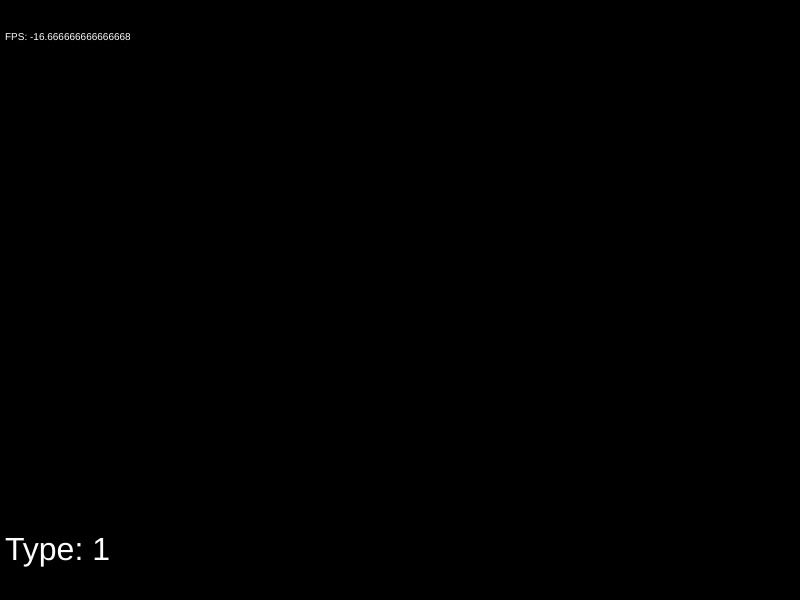
Frame 1 (no input)
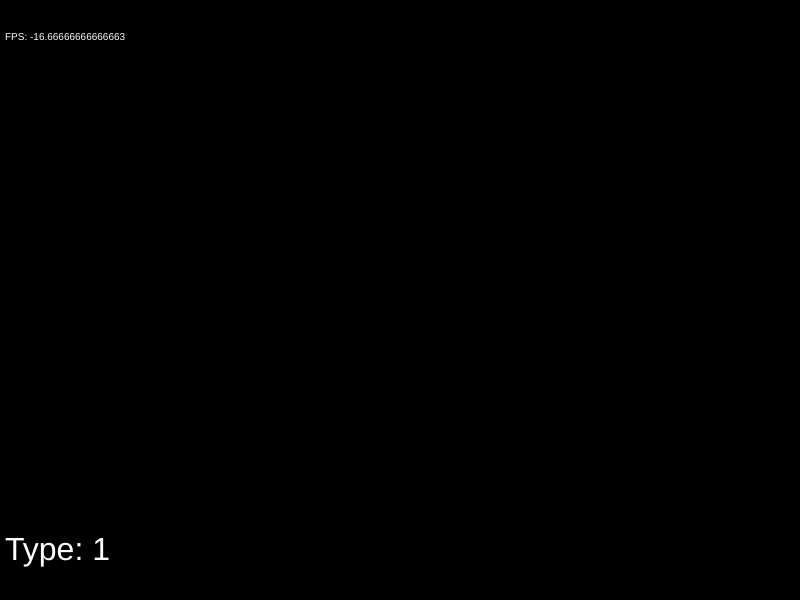
Frame 60 (no input)
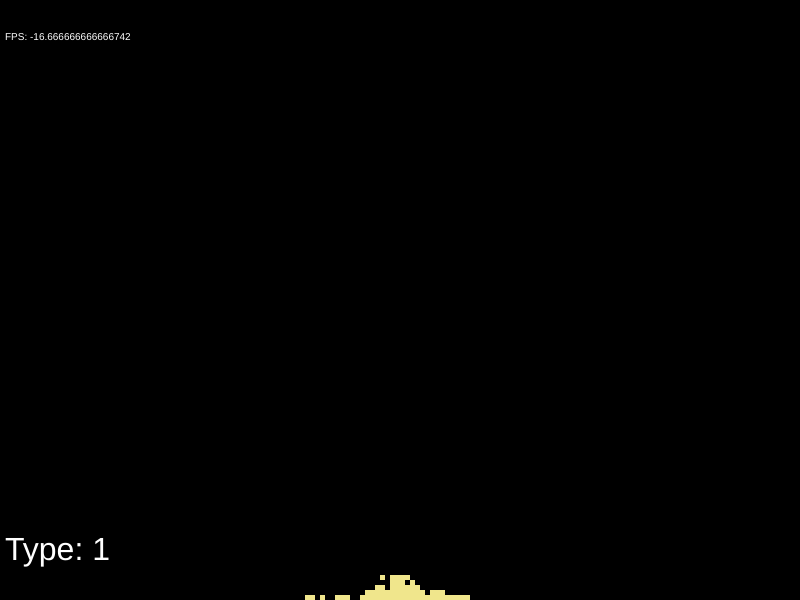
Frame 120 (the mouse pressed at the canvas centre since frame 60)

The p5.js sketch that drew these frames (run headless with seeded random() and noise() and a simulated clock; from frame 60 on, the mouse is pressed at the canvas centre):

// p5.js sketch
// ── sketch.js
var grid;
var gridTimes;
var size;
var chance;
var delay;
var defaultDelay;
var type;
var defaultKeyDelay;
var keyDelay;
var now;

function create2DArray(cols,rows,def){
  arr = new Array(cols);
  for(var i=0;i<cols;i++){
    arr[i] = new Array(rows);
    for(var j=0;j<rows;j++){
      arr[i][j] = def;
    }
  }
  return arr;
}

function setup() {
  createCanvas(800,600);
  frameRate(60);
  size = 5;
  type = 1;
  chance = 0;
  defaultDelay = 0;
  delay = defaultDelay;
  defaultKeyDelay = 3;
  keyDelay = defaultKeyDelay;
  grid = create2DArray(floor(width/size),floor(height/size),0);
  gridTimes = create2DArray(grid.length,grid[0].length,0);
  now = millis();
  for(var x=0;x<grid.length;x++){
    for(var y=0;y<grid[0].length;y++){
      if(random(0,1)*100<chance){
        grid[x][y]=7;
      }
    }
  }
}

function draw() {
  update();
  for(var x=0;x<grid.length;x++){
    for(var y=0;y<grid[0].length;y++){
      noStroke();
      if(grid[x][y]==0){
        fill(0);
        rect(x*size,y*size,size,size);
      } else if(grid[x][y]==1){
        fill(240,230,140);
        rect(x*size,y*size,size,size);
      } else if(grid[x][y]==2){
        fill(0,0,230);
        rect(x*size,y*size,size,size);
      } else if(grid[x][y]==3){
        fill(211);
        rect(x*size,y*size,size,size);
      } else if(grid[x][y]==4){
        fill(220,220,245);
        rect(x*size,y*size,size,size);
      } else if(grid[x][y]==5||grid[x][y]==6){
        fill(255+random(-20,20),127+random(-20,20),80+random(-20,20));
        rect(x*size,y*size,size,size);
      } else if(grid[x][y]==7){
        fill(152,251,152);
        rect(x*size,y*size,size,size);
      } else if(grid[x][y]==8){
        fill(108,108,152);
        rect(x*size,y*size,size,size);
      } else if(grid[x][y]==9){
        fill(124,252,0);
        rect(x*size,y*size,size,size);
      } else if(grid[x][y]==10){
        fill(139,69,19);
        rect(x*size,y*size,size,size);
      }
    }
  }
  textSize(32);
  fill(255);
  text("Type: " + type, 5, height-40);
  textSize(10);
  fill(255);
  text("FPS: " + getFPS(), 5, 40);
}

function getFPS(){
  var fr = (now-millis());
  now = millis();
  return fr;
}

function update(){
  if(mouseIsPressed){
    var mX = round(map(mouseX,0,width,0,grid.length,true));
    var mY = round(map(mouseY,0,height,0,grid[0].length,true));
    if(delay<=0){
      if(type==4){
        gridTimes[mX][mY] = 75;
      } else if(type==6){
        gridTimes[mX][mY] = 10;
      } else if(type==10){
        gridTimes[mX][mY] = 120;
      }
      grid[mX][mY] = type;
      console.log("Debug info: " + delay,round(map(mouseX,0,width,0,grid.length-1,true)),round(map(mouseY,0,height,0,grid[0].length-1,true)), grid[round(map(mouseX,0,width,0,grid.length,true))][round(map(mouseY,0,height,0,grid[0].length,true))]);
      delay=defaultDelay;
    } else {
      delay--;
    }
  }
  //Old code:
  if(keyIsDown(48)||keyIsDown(96)){
    type=0;
  } else if(keyIsDown(49)||keyIsDown(97)){
    type=1;
  } else if(keyIsDown(50)||keyIsDown(98)){
    type=2;
  } else if(keyIsDown(51)||keyIsDown(99)){
    type=3;
  } else if(keyIsDown(52)||keyIsDown(100)){
    type=4;
  } else if(keyIsDown(53)||keyIsDown(101)){
    type=5;
  } else if(keyIsDown(54)||keyIsDown(102)){
    type=6;
  } else if(keyIsDown(55)||keyIsDown(103)){
    type=7;
  }
  if(keyIsDown(37)&&type>0&&keyDelay<=0){
    type--;
    keyDelay=defaultKeyDelay;
  } else if(keyIsDown(39)&&keyDelay<=0){
    type++;
    keyDelay=defaultKeyDelay;
  } else {
    keyDelay--;
  }
  for(var x=0;x<grid.length;x++){
    for(var y=0;y<grid[0].length;y++){
      updateParticle(x,y);
    }
  }
}

function updateParticle(x,y){
  if(grid[x][y]==1){
    if(grid[x][y+1]==0||grid[x][y+1]==2||grid[x][y+1]==5){
      if(grid[x][y+1]==0){
        grid[x][y]=0;
      } else if(grid[x][y+1]==2){
        grid[x][y]=2;
      } else if(grid[x][y+1]==5){
        grid[x][y]=5;
      }
      grid[x][y+1]=1;
    } else {
      if(random(0,1)<0.5){
        if(x+1<grid.length){
          if(grid[x+1][y]==0){
            grid[x][y]=0;
            grid[x+1][y]=1;
          }
        }
      } else {
        if(x-1>-1){
          if(grid[x-1][y]==0){
            grid[x][y]=0;
            grid[x-1][y]=1;
          }
        }
      }
    }
  }
  if(grid[x][y]==2){
    if(grid[x][y+1]==0||grid[x][y+1]==5){
      if(grid[x][y+1]==0){
        grid[x][y]=0;
      } else if(grid[x][y+1]==5){
        grid[x][y]=4;
      }
      if(grid[x][y]!=4){
        grid[x][y+1]=2;
      } else if(grid[x][y]==4){
        grid[x][y+1]=1;
      }
    } else {
      if(random(0,1)<0.5){
        if(x+1<grid.length){
          if(grid[x+1][y]==0){
            grid[x][y]=0;
            grid[x+1][y]=2;
          }
        }
      } else {
        if(x-1>-1){
          if(grid[x-1][y]==0){
            grid[x][y]=0;
            grid[x-1][y]=2;
          }
        }
      }
    }
  }
  if(grid[x][y]==3){
    if(grid[x][y+1]==0||grid[x][y+1]==1||grid[x][y+1]==2||grid[x][y+1]==5){
      if(grid[x][y+1]==0){
        grid[x][y]=0;
      } else if(grid[x][y+1]==2){
        grid[x][y]=2;
      } else if(grid[x][y+1]==1){
        grid[x][y]=1;
      } else if(grid[x][y+1]==5){
        grid[x][y]=5;
      }
      if(grid[x][y]!=5){
        grid[x][y+1]=3;
      } else if(grid[x][y]==5){
        grid[x][y+1]=5;
      }
    } else {
      if(random(0,1)<0.5){
        if(x+1<grid.length){
          if(grid[x+1][y]==0){
            grid[x][y]=0;
            grid[x+1][y]=3;
          }
        }
      } else {
        if(x-1>-1){
          if(grid[x-1][y]==0){
            grid[x][y]=0;
            grid[x-1][y]=3;
          }
        }
      }
    }
  }
  if(grid[x][y]==4){
    if(grid[x][y-1]==0){
      if(grid[x][y-1]==0){
        grid[x][y]=0;
      }
      grid[x][y-1]=4;
    } else {
      if(random(0,1)<0.5){
        if(x+1<grid.length){
          if(grid[x+1][y]==0){
            grid[x+1][y]=4;
            gridTimes[x+1][y]=gridTimes[x][y];
            grid[x][y]=0;
            gridTimes[x][y]=0;
          }
        }
      } else {
        if(x-1>-1){
          if(grid[x-1][y]==0){
            grid[x][y]=0;
            grid[x-1][y]=4;
          }
        }
      }
    }
  }
  if(grid[x][y]==5){
    if(grid[x][y+1]==0||grid[x][y+1]==3||grid[x][y+1]==2){
      if(grid[x][y+1]==0){
        grid[x][y]=0;
      } else if(grid[x][y+1]==3){
        grid[x][y]==5;
      } else if(grid[x][y+1]==2){
        grid[x][y]==4;
      }
      if(grid[x][y]!=4){
        grid[x][y+1]=5;
      } else if(grid[x][y]==4){
        grid[x][y+1]=1;
      }
    } else {
      if(random(0,1)<0.5){
        if(x+1<grid.length){
          if(grid[x+1][y]==0){
            grid[x][y]=0;
            grid[x+1][y]=5;
          }
        }
      } else {
        if(x-1>-1){
          if(grid[x-1][y]==0){
            grid[x][y]=0;
            grid[x-1][y]=5;
          }
        }
      }
    }
  }
  if(grid[x][y]==6){
    var temp = gridTimes[x][y];
    var gone = false;
    if(temp<1){
      gone = true;
      grid[x][y]=0;
    }
    if(grid[x][y-1]==0||grid[x][y-1]==2){
      if(grid[x][y-1]==0){
        grid[x][y]=0;
        gridTimes[x][y-1]=temp-1;
      } else if(grid[x][y-1]==2){
        grid[x][y]==4;
        gridTimes[x][y-1]=temp-1;
      }
      if(grid[x][y]!=4&&!gone){
        grid[x][y-1]=6;
      }
    } else if(!gone){
      if(random(0,1)<0.5){
        if(x+1<grid.length){
          if(grid[x+1][y]==0){
            grid[x+1][y]=6;
            gridTimes[x+1][y]=gridTimes[x][y];
            grid[x][y]=0;
            gridTimes[x][y]=0;
            gridTimes[x+1][y]--;
          }
        }
      } else {
        if(x-1>-1){
          if(grid[x-1][y]==0){
            grid[x-1][y]=6;
            gridTimes[x-1][y]=gridTimes[x][y];
            grid[x][y]=0;
            gridTimes[x][y]=0;
            gridTimes[x-1][y]--;
          }
        }
      }
    }
  }
  if(grid[x][y]==7){
    var xPlus = x+1;
    var xMinus = x-1;
    var gone = false;
    if(xPlus>grid.length-1){
      xPlus = grid.length-1;
    }
    if(xMinus<0){
      xMinus=0;
    }
    if(grid[xMinus][y]==6){
      grid[x][y]=6;
      gone=true;
    }
    if(grid[xPlus][y]==6){
      grid[x][y]=6;
      gone=true;
    }
    if(grid[x][y-1]==6){
      grid[x][y]=6;
      gone=true;
    }
    if(grid[x][y+1]==6){
      grid[x][y]=6;
      gone=true;
    }
    if(grid[x][y-1]==0&&!gone){
      grid[x][y]=0;
      grid[x][y-1]=7;
    } else if(!gone){
      if(random(0,1)<0.5){
        if(x+1<grid.length){
          if(grid[x+1][y]==0){
            grid[x+1][y]=7;
            grid[x][y]=0;
          }
        }
      } else if(!gone){
        if(x-1>-1){
          if(grid[x-1][y]==0){
            grid[x-1][y]=7;
            grid[x][y]=0;
          }
        }
      }
    }
  }
  if(grid[x][y]==9){
    var xPlus = x+1;
    var xMinus = x-1;
    if(xPlus>grid.length-1){
      xPlus = grid.length-1;
    }
    if(xMinus<0){
      xMinus=0;
    }
    if(grid[x][y+1]!=8&&grid[x][y+1]!=9){
      grid[x][y+1]=0;
    }
    if(grid[x][y+1]!=8&&grid[x][y+1]!=9){
      grid[x][y]=0;
      grid[x][y+1]=9;
    } else {
      if(random(0,1)<0.5){
        if(x+1<grid.length){
          if(grid[x+1][y]==0){
            grid[x+1][y]=9;
            grid[x][y]=0;
          }
        }
      } else {
        if(x-1>-1){
          if(grid[x-1][y]==0){
            grid[x-1][y]=9;
            grid[x][y]=0;
          }
        }
      }
    }
  }
  if(grid[x][y]==10){
    var xPlus = x+1;
    var xMinus = x-1;
    var gone = false;
    var temp = gridTimes[x][y];
    if(xPlus>grid.length-1){
      xPlus = grid.length-1;
    }
    if(xMinus<0){
      xMinus=0;
    }
    if(grid[xMinus][y]==6||grid[xPlus][y]==6||grid[x][y-1]==6||grid[x][y+1]==6||grid[xMinus][y-1]==6||grid[xPlus][y-1]==6||grid[xMinus][y+1]==6||grid[xPlus][y+1]==6){
      if(grid[xPlus][y]==0||grid[xPlus][y]==6){
        grid[xPlus][y]=6;
      }
      if(grid[xMinus][y]==0||grid[xMinus][y]==6){
        grid[xMinus][y]=6;
      }
      if(grid[x][y-1]==0||grid[x][y-1]==6){
        grid[x][y-1]=6;
      }
      if(grid[x][y+1]==0||grid[x][y+1]==6){
        grid[x][y+1]=6;
      }
      gridTimes[x][y]=temp-1;
    }
    if(gridTimes[x][y]<=0){
      gone=true;
    }
    if(gone){
      grid[x][y]=0;
    }
  }
}
